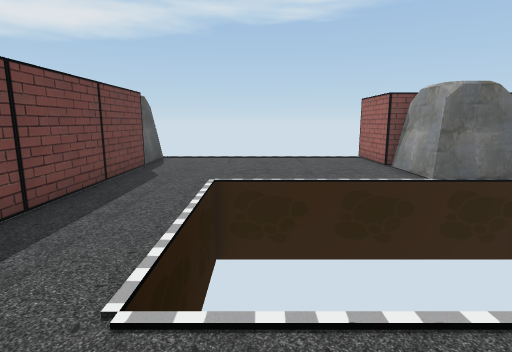
View 1 (above)

17 first-person views from a walk through a 3-D level made in the Unity game engine. The camera is 1.4 m above the floor, tilts 10° down and sees 80° across. The floor is counted in squares, 1 m on a side. Each view is taken from the middle of a square. On the plan, view 1 faces up. The plan holds only what a view shows up to about 14 squares ahead; the rest is blank.

View 2
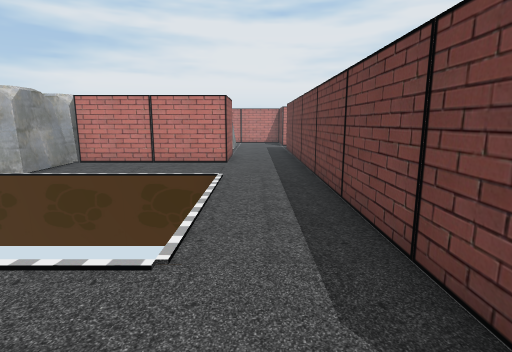

View 3
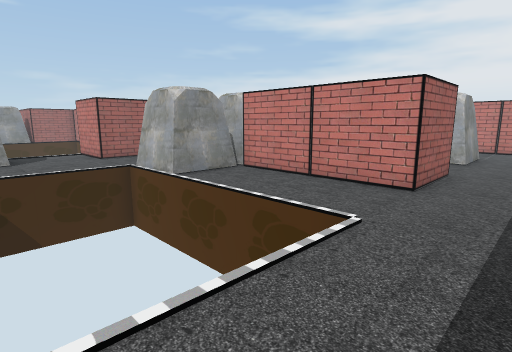

View 4
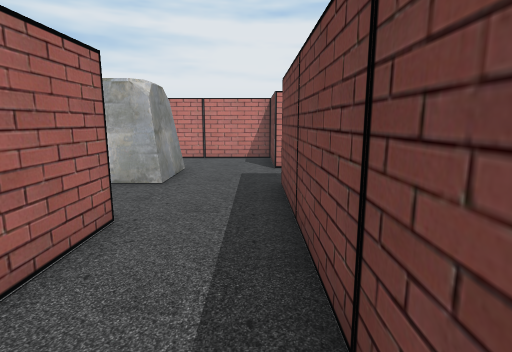

View 5
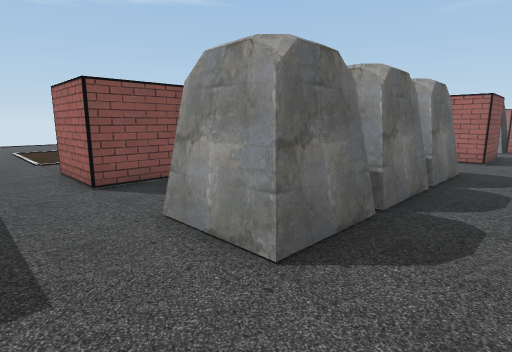

View 6
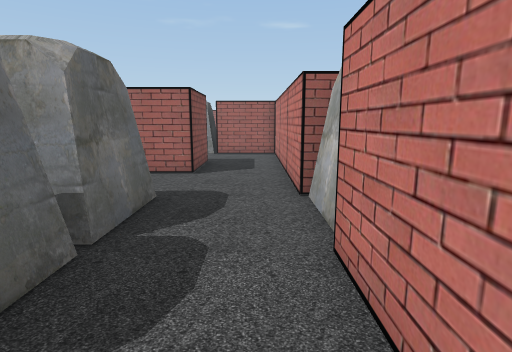

View 7
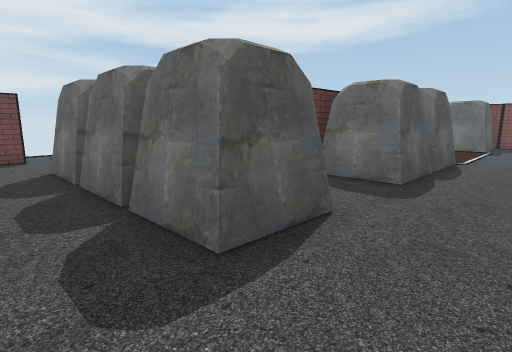

View 8
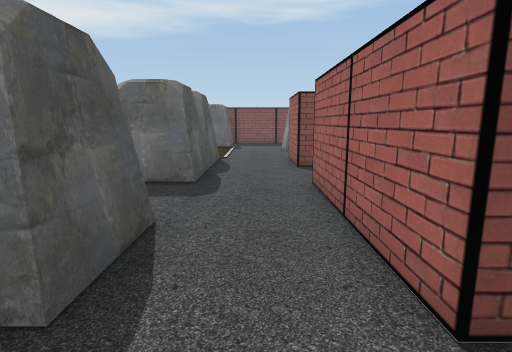

View 9
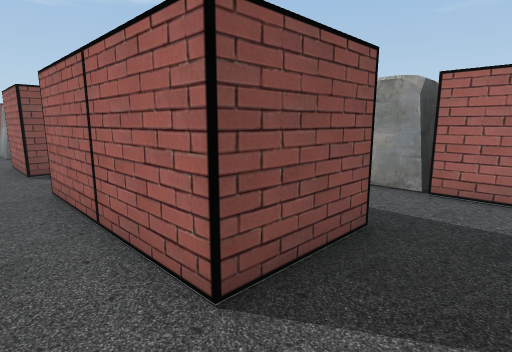

View 10
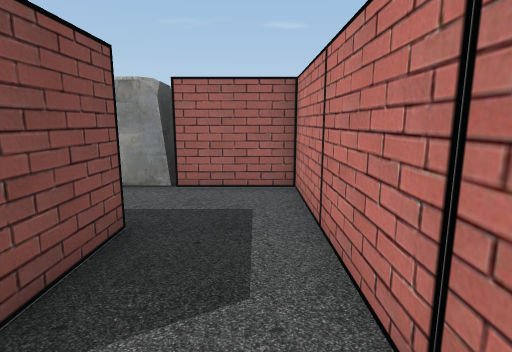

View 11
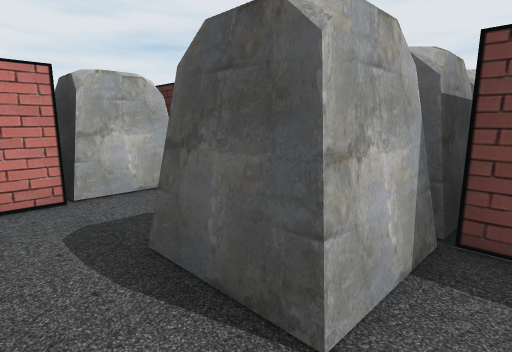

View 12
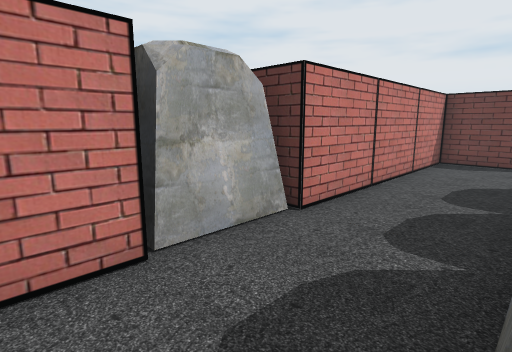

View 13
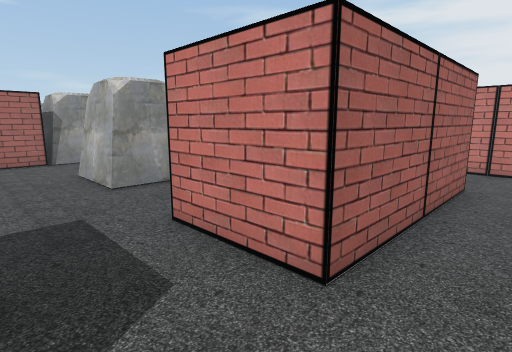

View 14
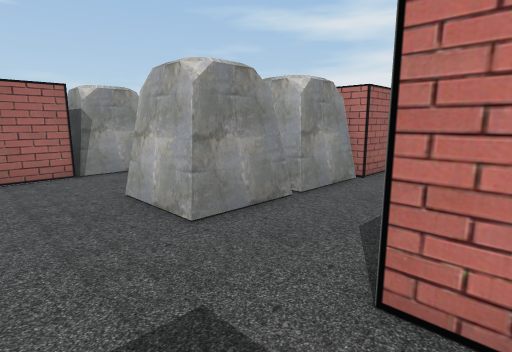

View 15
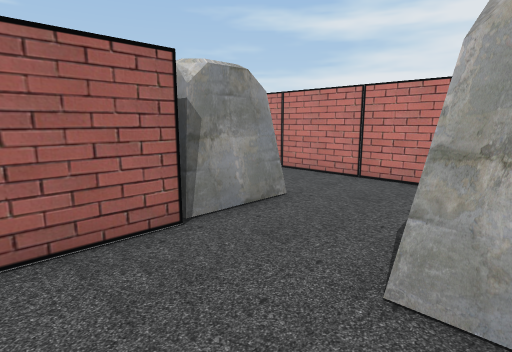

View 16
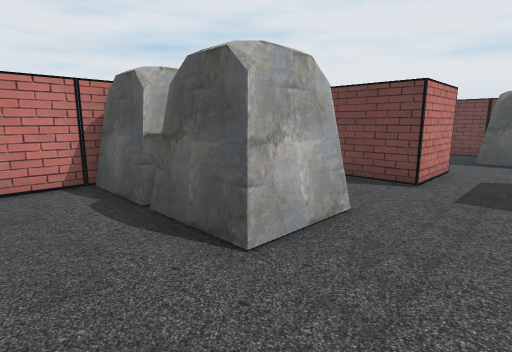

View 17
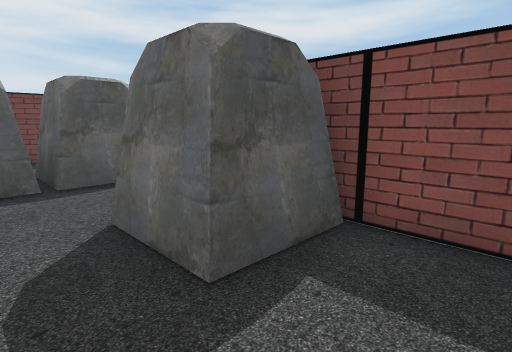

### Floor plan
Points are (right, up) in squares from view 1. A wall is a line through its corners. A room is listed if a view was taken in it or the views show most of it. See-through windows are left out.
Room 1 (views 1, 3, 4, 5, 6, 7, 8, 9, 10, 11, 12, 13)
walls: (1.2, -3.1) (-1, -3.1) (-1, -0.6) (4.2, -0.6); (4.1, -2.1) (4.1, -5.5); (6.7, -11.4) (6.7, -10.8) (14.4, -10.8) (14.4, -8.4); (-3.6, -8.2) (-3.6, -10.8) (4.1, -10.8) (4.1, -12); (9.3, -0.6) (9.3, 2); (11.9, -8.3) (9.3, -8.3) (9.3, -3.1); (-3.6, 8.5) (-3.6, -5.8)
ways out: opening at (-2.5, 8) to room 2; opening at (9, -1.5) to room 3; opening at (13.5, -8.5) to room 3; opening at (7.5, 3)
objects: block (-1, -8) to (1, -6); block (2, -8) to (4, -6); block (4, -8) to (6, -6); block (4, 0) to (6, 2); block (5, -13) to (6, -11); block (5, -3) to (6, -1)
Room 2 (view 2)
walls: (-3.6, 9.5) (-3.6, 8.5); (4.2, 9.7) (4.2, 12.4)
ways out: opening at (-2.5, 8) to room 1; opening at (3.5, 8.5)
objects: block (-4, 10) to (-4, 12)
Room 3 (views 14, 15, 16, 17)
walls: (19.6, -3.2) (19.6, -1.1); (16.5, -8.3) (22.6, -8.3); (23.9, -3.1) (21.5, -3.1); (9.3, -3.1) (11.9, -3.1) (11.9, -5.5); (9.9, -0.6) (9.3, -0.6)
ways out: opening at (9, -1.5) to room 1; opening at (13.5, -8.5) to room 1
objects: block (15, -8) to (17, -6); block (15, -5) to (17, -3); block (20, -5) to (22, -4)

Where each view was taken, in squares from view 1:
view 1: 0 up, 0 right, facing up
view 2: 10 up, 2 left, facing down
view 3: 6 up, 3 left, facing down-right
view 4: 1 up, 3 left, facing down
view 5: 10 down, 3 left, facing up-right
view 6: 10 down, 1 right, facing right
view 7: 10 down, 9 right, facing up-left
view 8: 10 down, 8 right, facing up
view 9: 10 down, 8 right, facing up-right
view 10: 10 down, 8 right, facing right
view 11: 5 down, 8 right, facing down-left
view 12: 8 down, 8 right, facing down-left
view 13: 1 down, 8 right, facing down-right
view 14: 1 down, 11 right, facing down-right
view 15: 1 down, 16 right, facing down-right
view 16: 1 down, 19 right, facing down-left
view 17: 7 down, 24 right, facing up-left
